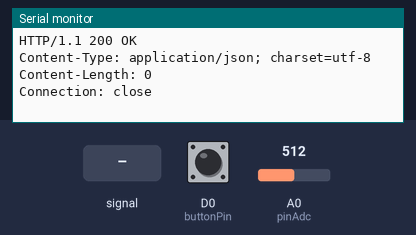
A sketch run on a simulated ESP8266 (NodeMCU). Shown: the last lines printed to the serial monitor. Inputs (shaded band) come from the test bench; at power-on: A0 (pinAdc) = 512, D0 (buttonPin) HIGH. WiFi joins after 1.5 s; servers stay silent unless stated; uploads are accepted with an empty reply.

Above: at 2.7 s.
2.8 s: A0 (pinAdc) fed a 200 Hz sine of ±81 counts around its level
4.7 s: A0 (pinAdc) set to 490
At 5.7 s:
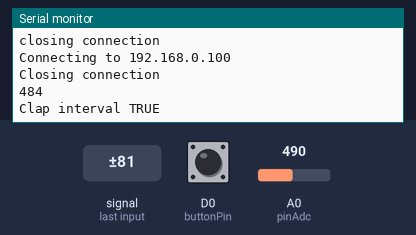
6.2 s: A0 (pinAdc) set to 510
At 7.31 s:
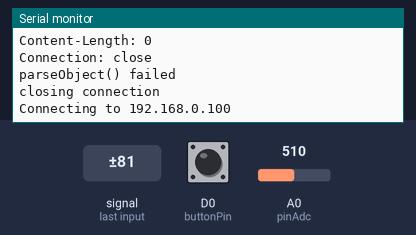
7.7 s: A0 (pinAdc) set to 259
At 7.98 s:
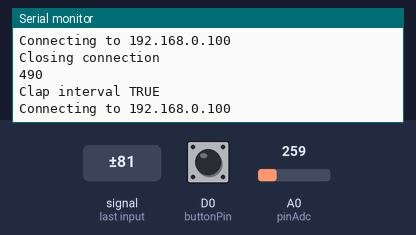
9.2 s: A0 (pinAdc) set to 236
At 10.0 s:
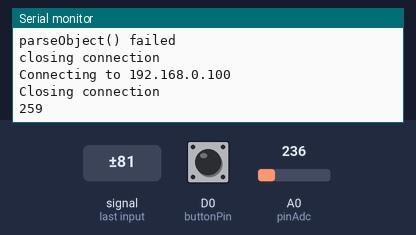
Timing chart, 0 to 11.7 s (numbered marks = the images above; inputs shaded):
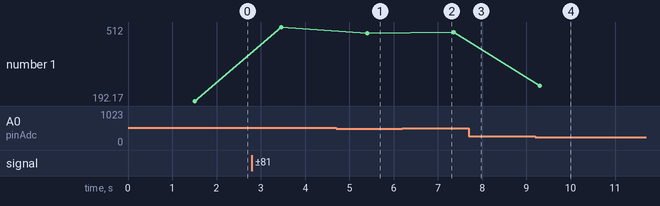

Measured:
- the behaviour switches between 250 and 249 on A0 (pinAdc) (found by bisection; images 3 and 4)

The sketch:

sketch_jan08a.ino
```cpp
/*
* This sketch sends data via HTTP PUT requests to a Hue Bridge.
*
*
*/

#include <ESP8266WiFi.h>
#include <ArduinoJson.h>

// Wifi Settings

const char* ssid = "OUR_HOME";
const char* password = "A987654321";

// Hue Settings

const char* bridge_ip = "192.168.0.100"; // Hue Bridge IP
const int port = 80;
String user="drHb0HaMrDu7g-ReyNCtSuujvS9i8eJvvEXUg8oH"; // Hue Bridge user -To create a user check this page (http://support.intuilab.com/kb/connecte ... hue-lights)
String light="0";

// Commands

String hue_on="{\"on\":true}";
String hue_off="{\"on\":false}";

const int buttonPin = D0;
int buttonState = 0;
const int pinAdc = A0;

int threshold = 250; //Change This
int volume;
int clap = false;
int clapInterval = 0;


void setup() {
  pinMode(buttonPin, INPUT);
  Serial.begin(115200);
  delay(10);

  // We start by connecting to a WiFi network

  Serial.println();
  Serial.println();
  Serial.print("Connecting to ");
  Serial.println(ssid);

  WiFi.begin(ssid, password);

  while (WiFi.status() != WL_CONNECTED) {
  delay(500);
  Serial.print(".");
  }

  Serial.println("");
  Serial.println("WiFi connected");
  Serial.println("IP address: ");
  Serial.println(WiFi.localIP());
}

void loop() {
  buttonState = digitalRead(buttonPin);
  if (buttonState == LOW) {
    hue_control();
    //check_light_status();
    delay(1000);
 }

  long sum = 0;
  for(int i=0; i<32; i++)
  {
      sum += analogRead(pinAdc);
  }
  sum >>= 5;

  //Serial.println(sum);

  if(sum>=threshold){
    // If first clap was made, then
    if (!clap) {
      Serial.println("Clap interval TRUE");
      clap = true;
    } else if (clapInterval > 100) {
      hue_control();
      Serial.println(sum);
      clap = false;
      clapInterval = 0;
    }
  }

  if (clap) {
   clapInterval++;

   if (clapInterval >= 500) {
     clapInterval = 0;
     Serial.println("Clap interval FALSE");
     clap = false;
   }
 }

 delay(1);


}

const char* check_light_status() {

 Serial.print("Connecting to ");
 Serial.println(bridge_ip);

 // Use WiFiClient class to create TCP connections
 WiFiClient client;

 if (!client.connect(bridge_ip, port)) {
 Serial.println("Connection failed");
 //return;
 }


 // We now create a URI for the request
 String url = "/api/";
 url += user;
 url += "/groups/";
 url += light;
 url += "/";

 Serial.print("Requesting URL: ");
 Serial.println(url);

 // This will send the request to the server
 client.print(String("GET ") + url + " HTTP/1.1\r\n" +
             "Host: " + String(bridge_ip) + ":" + String(port) + "\r\n" +
             "Connection: close\r\n\r\n");
 unsigned long timeout = millis();
 while (client.available() == 0) {
  if (millis() - timeout > 5000) {
    Serial.println(">>> Client Timeout !");
    client.stop();
    //return;
  }
 }


 // Read all the lines of the reply from server and print them to Serial
 String line;
 while(client.available()){
  line = client.readStringUntil('\r');
  Serial.print(line);

 }

 StaticJsonBuffer<1024> jsonBuffer;

 JsonObject& root = jsonBuffer.parseObject(line);

  // Test if parsing succeeds.
  if (!root.success()) {
    Serial.println("parseObject() failed");
    //eturn;
  }
 const char* state = root["state"]["any_on"];
  Serial.println(state);


 Serial.println();
 Serial.println("closing connection");

 return state;
}


void hue_control() {
  String status = check_light_status();
  Serial.println(status);
  Serial.print("Connecting to ");
  Serial.println(bridge_ip);

  // Use WiFiClient class to create TCP connections
  WiFiClient client;

  if (!client.connect(bridge_ip, port)) {
  Serial.println("Connection failed");
  return;
  }

  // This will send the request to the server
  client.println("PUT /api/" + user + "/groups/" + light + "/action");
  client.println("Host: " + String(bridge_ip) + ":" + String(port));
  client.println("User-Agent: ESP8266/1.0");
  client.println("Connection: close");
  client.println("Content-type: text/xml; charset=\"utf-8\"");
  client.print("Content-Length: ");

  if(status == "true"){
  client.println(hue_off.length()); // PUT COMMAND HERE
  client.println();
  client.println(hue_off); // PUT COMMAND HERE
  } else {
    client.println(hue_on.length()); // PUT COMMAND HERE
    client.println();
    client.println(hue_on); // PUT COMMAND HERE
  }
  delay(10);

  // Read all the lines of the reply from server and print them to Serial
  while(client.available()){
  String line = client.readStringUntil('\r');
  Serial.print(line);
  }

  Serial.println();
  Serial.println("Closing connection");
}
```
